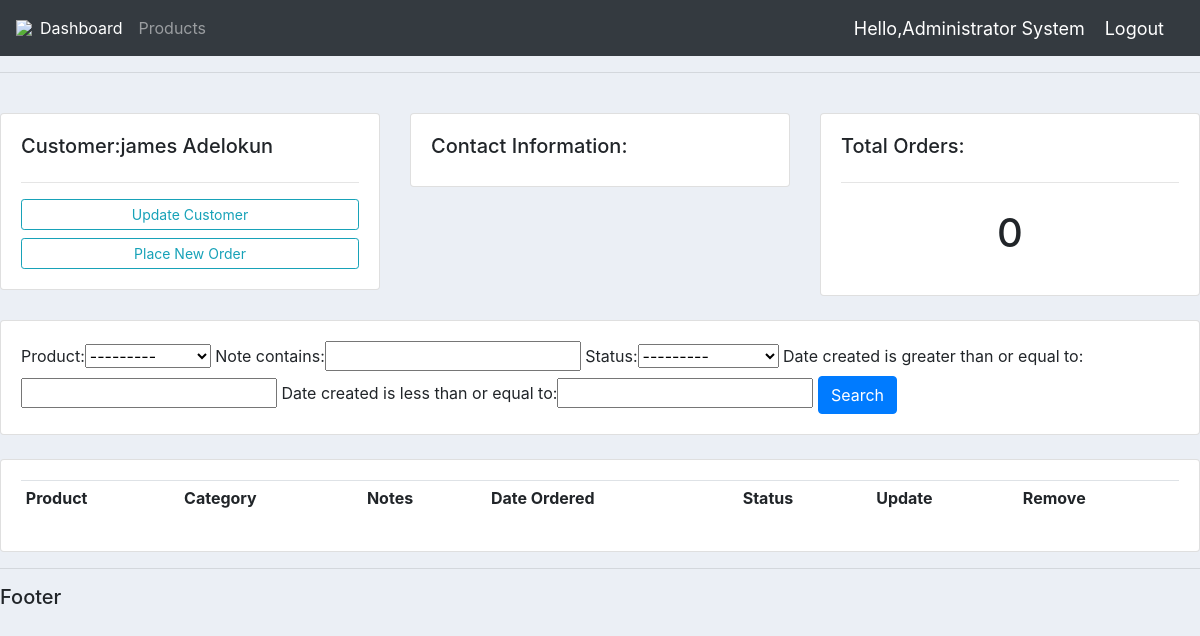
/customer/2/ (signed in), run on the app's committed database.
### accounts/models.py (models this page shows, shortened)
class CustomUser(AbstractUser):
    USER_TYPE = ((1, 'Admin'), (2, 'cms'))
    username = None  # use email instead of username
    email = models.EmailField(unique=True, null=False)
    user_type = models.CharField(default=1, choices=USER_TYPE, max_length=1)
    created_at = models.DateTimeField(auto_now_add=True)
    updated_at = models.DateTimeField(auto_now_add=True)
    USERNAME_FIELD = 'email'
    REQUIRED_FIELDS = []
    objects = CustomUserManager()

class Customer(models.Model):
    profile = models.ImageField(null=True, blank=True)
    name = models.CharField(max_length=200, null=True)
    surname = models.CharField(max_length=200, null=True)
    email = models.CharField(max_length=200, null=True)
    date_created = models.DateTimeField(auto_now_add=True)
    phone = models.CharField(max_length=100, null=True)

### accounts/views.py (the view)
# urls.py: path('customer/<int:pk_id>/',views.customer,name='customer'),
def customer(request, pk_id):
    try:
        customer = Customer.objects.get(id=pk_id)
        orders = customer.order_set.all()  # what does it do
        total_orders = orders.count()
        myFilter = OrderFilter(request.GET, queryset=orders)
        orders = myFilter.qs
    except:
        customer = {}
        orders = {}
        myFilter = {}
        total_orders = ""
    context = {
        'customer': customer,
        'orders': orders,
        'total_orders': total_orders,
        'myFilter': myFilter,
    }
    return render(request, 'customer.html', context)

### accounts/models.py (called while the page is built)
    def __str__(self):
        return self.name

### template/customer.html (shortened to what this page needs)
{% extends 'main.html' %}
{% block content %}
<br>
    <div class='row'>
        <div class='col-md'>
            <div class='card card-body'>
                <h5>Customer:{{ customer.name }} {{customer.surname}}</h5>
<hr>
                         <a class='btn btn-outline-info btn-sm btn-block' href="">Update Customer</a>
                        <a class='btn btn-outline-info btn-sm btn-block' href="{% url 'orderform' customer.id %}">Place New Order</a>
            </div>
        </div>
                    <div class='col-md'>
                        <div class='card card-body'>
                            <h5>Contact Information:</h5>
                        </div>
                    </div>
        <div class='col-md'>
            <div class='card card-body'>
                <h5>Total Orders:</h5>
        <hr>
            <h1 style='text-align:center;padding:10px'>{{ total_orders }}</h1>
            </div>
        </div>
    </div>
<br>
                <div class='row'>
                    <div class ='col'>
                        <div class='card card-body'>
                        <form method='GET'>
                        {{myFilter.form}}
                        <button class="btn btn-primary" type="submit">Search</button>
                        </form>
                        </div>
                        </div>
                        </div>
            <br>
                <div class='row'>
                    <div class ='col-md'>
                        <div class='card card-body'>
                            <table class='table table-sm'>
                                <tr>
                                    <th>Product</th>
                                    <th>Category</th>
                                    <th>Notes</th>
                                    <th>Date Ordered</th>
                                    <th>Status</th>
                                    <th>Update</th>
                                    <th>Remove</th>
                                </tr>
                            </table>
                        </div>
                    </div>
                </div>
{% endblock  %}

### template/navbar.html (shortened to what this page needs)
{% load static %}
<nav class="navbar navbar-expand-lg navbar-dark bg-dark">
  <img src="{% static 'images/logo.png' %}">
  <div class="collapse navbar-collapse" id="navbarNav">
  <ul class='navbar-nav'>
  <li class='nav-item active'>
  <a class ="nav-link" href="{% url 'dashboard' %}">Dashboard</a>
  </li>
  <li class="nav-item">
  <a class="nav-link" href="{% url 'product' %}">Products</a>
  </li>
    </ul>
  </div>
  <span class="hello-msg">Hello,{{request.user.first_name}} {{request.user.last_name}} </span>
  <span><a class="hello-msg" href="{% url 'logout' %}">Logout</a>
</nav>

### static/css/main.css (style rules this page uses)
body { background-color:#ebeff5; }

### template/navbar.html (style rules this page uses)
.hello-msg { font-size:18px; color:white; margin-right:20px; }

### data on the page
CustomUser: user.first_name "Administrator", user.last_name "System"
Customer: name "james", surname "Adelokun"

### other printed values
{{ total_orders }} "0"
